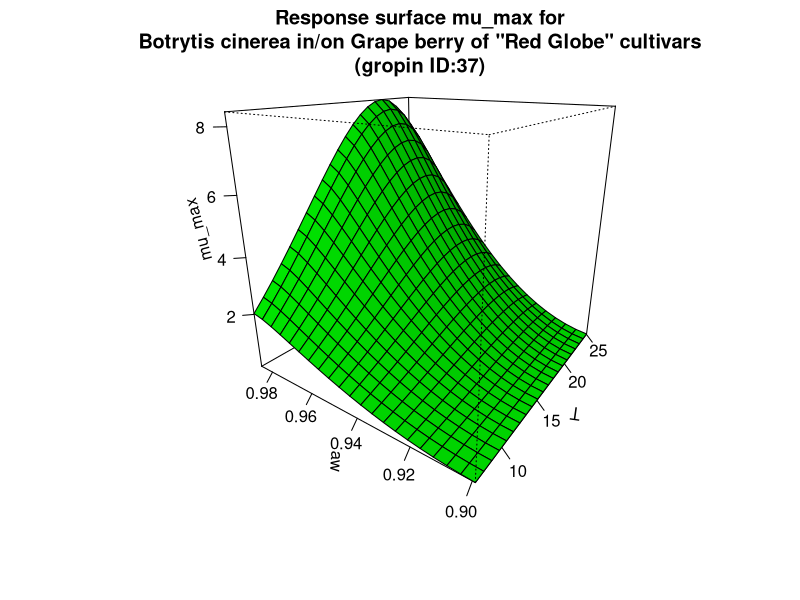

Write R code to recreate this figure.
#############################
# start of Parameter script
#############################
T <- seq(6.99300699300699,25.025,length.out=21)
aw <- seq(0.899100899100899,0.985985,length.out=21)
#############################
# end of Parameter script
#############################
############################# 
# start of Model script Gropin ID 37 
#############################
 
# constant coefficients for this model
mopt <- 8.46
Tmin <- -1.39
Topt <- 21.4
Tmax <- 29.1
awmin <- 0.895
awopt <- 0.988
 
variables <- data.frame(T,aw)
argumentsPar <- expand.grid(variables)
 
# heart of the model
response_surface <- function(T,aw) {
   mumax <-(mopt*(((T-Tmax)*((T-Tmin)^2))/((Topt-Tmin)*((Topt-Tmin)*(T-Topt)-(Topt-Tmax)*(Topt+Tmin-2*T))))*(((aw-1)*(aw-awmin)^2)/((awopt-awmin)*((awopt-awmin)*(aw-awopt)-(awopt-1)*(awopt+awmin-2*aw)))))

return(mumax=mumax)
} 

# output parameters
mumax <- cbind(argumentsPar,response_surface(argumentsPar['T'],argumentsPar['aw']))
colnames(mumax) <- c(colnames(argumentsPar),'mumax')
#############################
# End of Model script
#############################
############################# 
# start of Visualisation script Gropin ID 37 
#############################
persp(T,aw,matrix(unlist(mumax$mumax),nrow=21),col = 'green',xlab='T',ylab='aw',zlab='mu_max',main='Response surface mu_max for
Botrytis cinerea in/on Grape berry of "Red Globe" cultivars
(gropin ID:37)',theta=305,phi=20,shade=0.25,ticktype = 'detailed')
#############################
# End of Visualisation script
#############################
